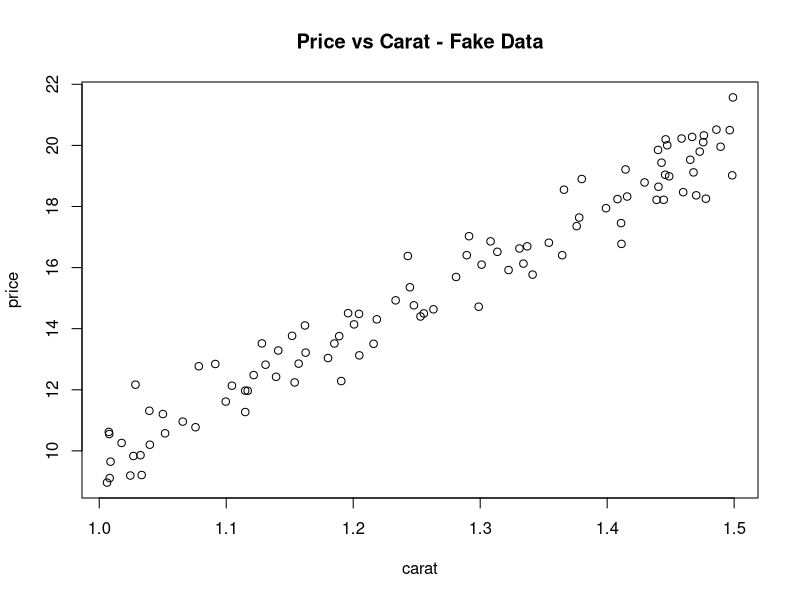
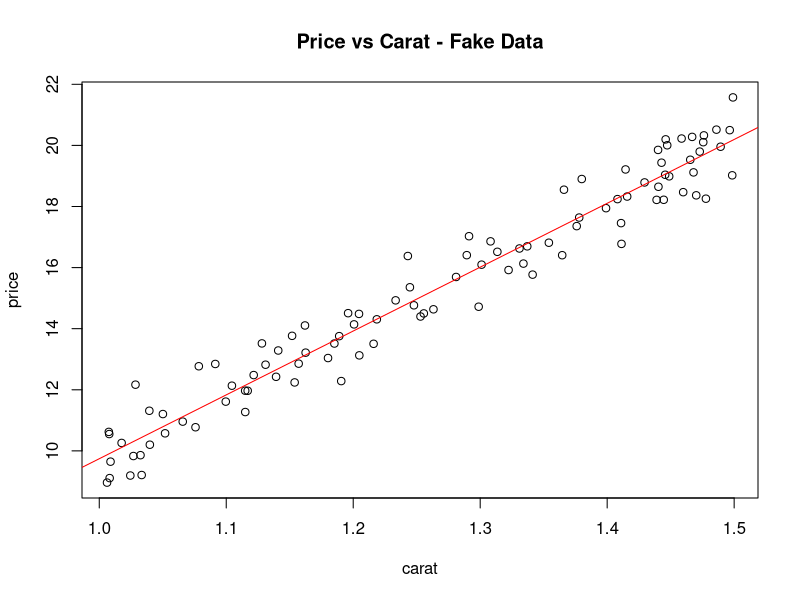
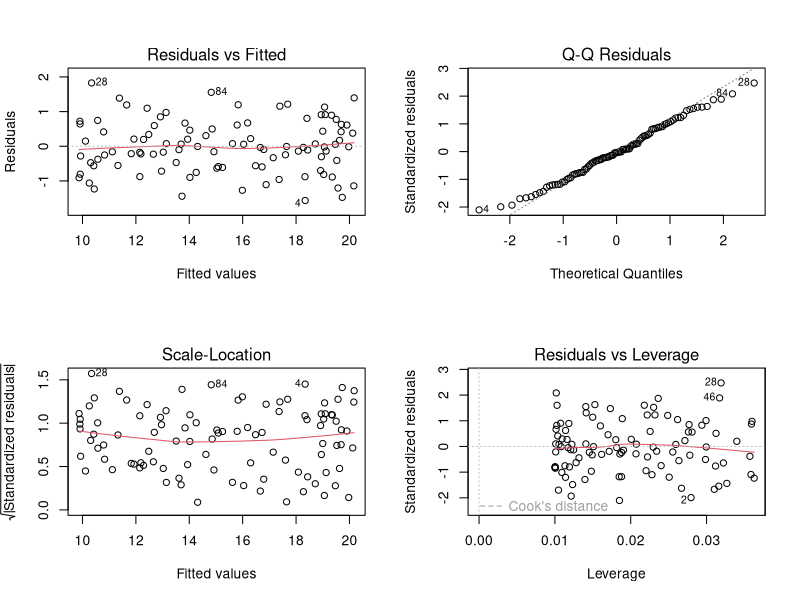

The R source for these figures, in order:

# Set seed for reproducibility
set.seed(613)

# 100 diamond rings ranging from 1 to 1.5 carats
n <- 100
carat <- runif(n = n, min = 1, max = 1.5)
color <- as.factor(sample(c("G", "H"), size = n, replace = TRUE))

# Normally distributed deviation from my perfect model caused by other factors
error <- rnorm(n = n, mean = 0, sd = 0.5)

# On average:
# 1.00 carat: $10k;
# ................;
# 1.50 carat: $20k;

# Comparing to the average price.
# G color increases the price by 500
# H color decreases the price by 500
price <- -10 + 20 * carat + error + ifelse(color=="G", 0.5, -0.5)

plot(x = carat, y = price, main = "Price vs Carat - Fake Data")

fit1 <- lm(price~carat); fit1

# If our data is a data.frame, note the data argument.
diamond <- data.frame(Price = price, Carat = carat, Color = color)
head(diamond)
aggregate(Price~Color, data = diamond, mean)
table(diamond$Color)

fit1 <- lm(Price~Carat, data = diamond)
summary(fit1)

plot(x = carat, y = price, main = "Price vs Carat - Fake Data")
# Draw the best fit line from our linear model.
abline(fit1, col = "red")

# Explore the structure of fit1 and summary(fit1) to see how to extract values.
# str(fit1)
# str(summary(fit1))

summary(fit1)$coefficients

# Confidence intervals - default is 95%
confint(fit1, level = 0.95)

par(mfrow = c(2,2))
plot(fit1)

fit2 <- lm(Price~Carat+Color, data = diamond)
summary(fit2)

# Adjust for all other variables in the dataset other than Price.
# lm(Price~., data = diamond)

# Adjust for interaction terms - effect measure modification EPIB 603.
# lm(Price~ Carat + Color + Carat:Color, data = diamond)
# Equivalent to
# lm(Price~ Carat * Color, data = diamond)

predict(fit2, newdata = data.frame(Carat=1.22, Color="G"), interval = "confidence")

predict(fit2, newdata = data.frame(Carat=1.22, Color="G"), interval = "prediction")

price.G <- subset(x = diamond, Color == "G")$Price
price.H <- subset(x = diamond, Color == "H")$Price
mu.G <- mean(price.G)
mu.H <- mean(price.H)
mu.tot <- mean(diamond$Price)
data.frame(G=mu.G, H=mu.H, Total=mu.tot)

t.test(price.G, price.H)

myanova <- aov(Price~Color, data = diamond)
summary(myanova)

# Reproduce the test result from scratch
# ss means sum of squares
ss.within = sum((price.G-mu.G)^2) + sum((price.H-mu.H)^2)
ss.between = (mu.G-mu.tot)^2 * 45 + (mu.H-mu.tot)^2 * 55
ss.total = var(diamond$Price) * (n-1)
data.frame(Within = ss.within, Between = ss.between, Total = ss.total)

head(diamond$Carat, 20)

anova(fit1)

anova(fit2)

anova(fit1, fit2)
